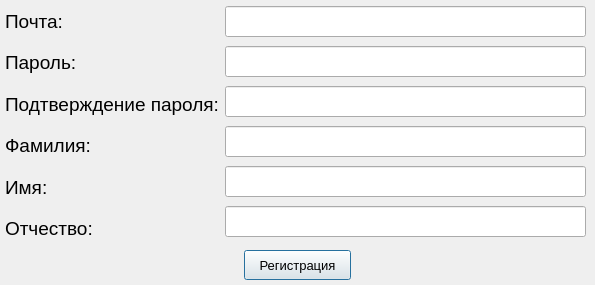
<?xml version="1.0" encoding="UTF-8"?>
<ui version="4.0">
 <class>Registration</class>
 <widget class="QDialog" name="Registration">
  <property name="geometry">
   <rect>
    <x>0</x>
    <y>0</y>
    <width>595</width>
    <height>285</height>
   </rect>
  </property>
  <property name="minimumSize">
   <size>
    <width>595</width>
    <height>285</height>
   </size>
  </property>
  <property name="maximumSize">
   <size>
    <width>595</width>
    <height>285</height>
   </size>
  </property>
  <property name="windowTitle">
   <string>[DLS] Регистрация</string>
  </property>
  <property name="windowIcon">
   <iconset>
    <normaloff>icon.ico</normaloff>icon.ico</iconset>
  </property>
  <widget class="QPushButton" name="pushButton">
   <property name="geometry">
    <rect>
     <x>244</x>
     <y>250</y>
     <width>107</width>
     <height>30</height>
    </rect>
   </property>
   <property name="font">
    <font>
     <pointsize>10</pointsize>
    </font>
   </property>
   <property name="text">
    <string>Регистрация</string>
   </property>
  </widget>
  <widget class="QWidget" name="layoutWidget">
   <property name="geometry">
    <rect>
     <x>5</x>
     <y>3</y>
     <width>581</width>
     <height>243</height>
    </rect>
   </property>
   <layout class="QHBoxLayout" name="horizontalLayout">
    <item>
     <layout class="QVBoxLayout" name="verticalLayout">
      <item>
       <widget class="QLabel" name="label">
        <property name="font">
         <font>
          <pointsize>14</pointsize>
         </font>
        </property>
        <property name="text">
         <string>Почта:</string>
        </property>
       </widget>
      </item>
      <item>
       <widget class="QLabel" name="label_2">
        <property name="font">
         <font>
          <pointsize>14</pointsize>
         </font>
        </property>
        <property name="text">
         <string>Пароль:</string>
        </property>
       </widget>
      </item>
      <item>
       <widget class="QLabel" name="label_6">
        <property name="font">
         <font>
          <pointsize>14</pointsize>
         </font>
        </property>
        <property name="text">
         <string>Подтверждение пароля:</string>
        </property>
       </widget>
      </item>
      <item>
       <widget class="QLabel" name="label_3">
        <property name="font">
         <font>
          <pointsize>14</pointsize>
         </font>
        </property>
        <property name="text">
         <string>Фамилия:</string>
        </property>
       </widget>
      </item>
      <item>
       <widget class="QLabel" name="label_4">
        <property name="font">
         <font>
          <pointsize>14</pointsize>
         </font>
        </property>
        <property name="text">
         <string>Имя:</string>
        </property>
       </widget>
      </item>
      <item>
       <widget class="QLabel" name="label_5">
        <property name="font">
         <font>
          <pointsize>14</pointsize>
         </font>
        </property>
        <property name="text">
         <string>Отчество:</string>
        </property>
       </widget>
      </item>
     </layout>
    </item>
    <item>
     <layout class="QVBoxLayout" name="verticalLayout_2">
      <item>
       <widget class="QLineEdit" name="lineEdit">
        <property name="font">
         <font>
          <pointsize>14</pointsize>
         </font>
        </property>
       </widget>
      </item>
      <item>
       <widget class="QLineEdit" name="lineEdit_2">
        <property name="font">
         <font>
          <pointsize>14</pointsize>
         </font>
        </property>
        <property name="echoMode">
         <enum>QLineEdit::Password</enum>
        </property>
       </widget>
      </item>
      <item>
       <widget class="QLineEdit" name="lineEdit_6">
        <property name="font">
         <font>
          <pointsize>14</pointsize>
         </font>
        </property>
        <property name="echoMode">
         <enum>QLineEdit::Password</enum>
        </property>
       </widget>
      </item>
      <item>
       <widget class="QLineEdit" name="lineEdit_3">
        <property name="font">
         <font>
          <pointsize>14</pointsize>
         </font>
        </property>
       </widget>
      </item>
      <item>
       <widget class="QLineEdit" name="lineEdit_4">
        <property name="font">
         <font>
          <pointsize>14</pointsize>
         </font>
        </property>
       </widget>
      </item>
      <item>
       <widget class="QLineEdit" name="lineEdit_5">
        <property name="font">
         <font>
          <pointsize>14</pointsize>
         </font>
        </property>
       </widget>
      </item>
     </layout>
    </item>
   </layout>
  </widget>
 </widget>
 <resources/>
 <connections/>
</ui>
